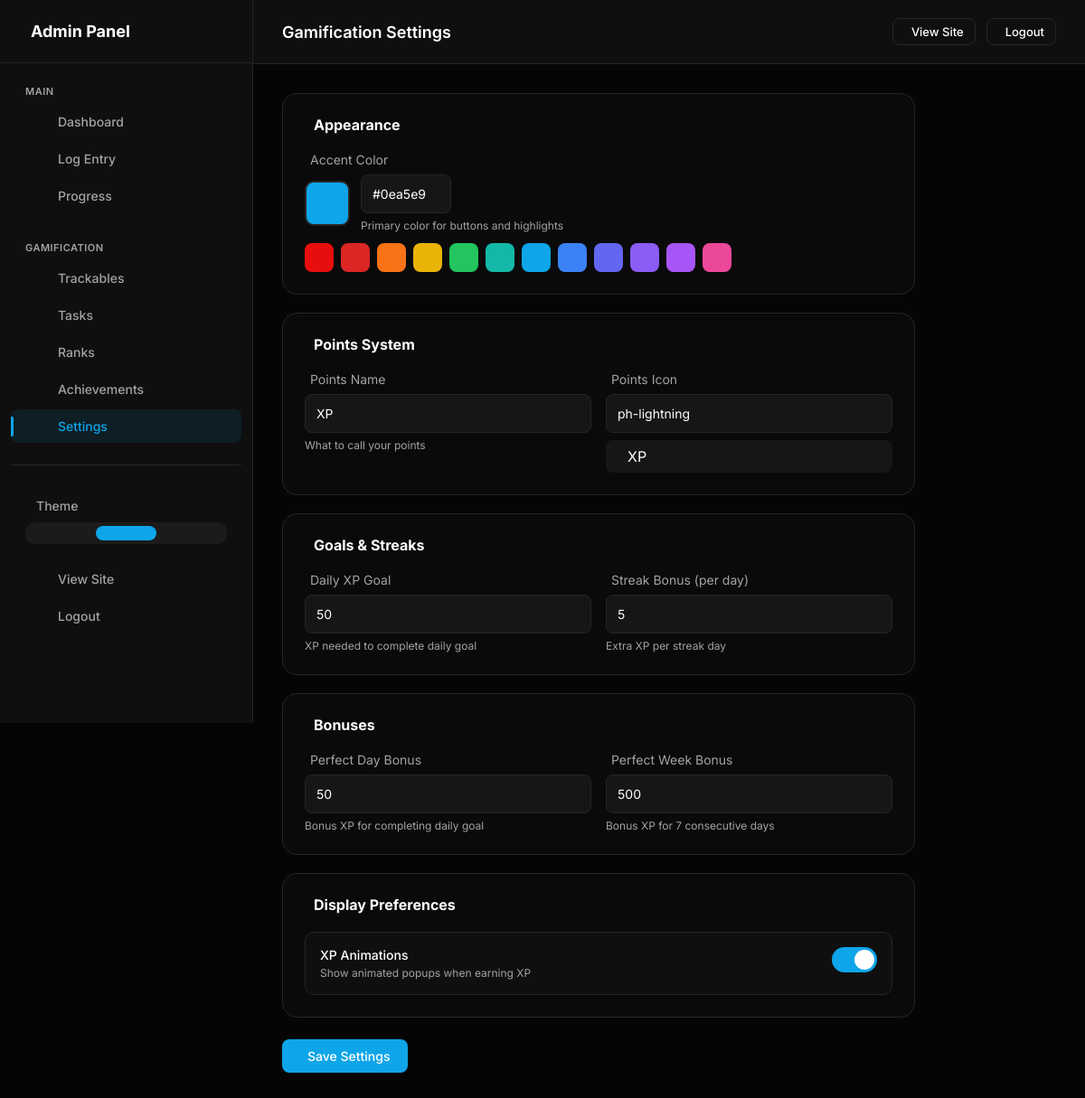
Before: /admin/settings (signed in) with the older database file.
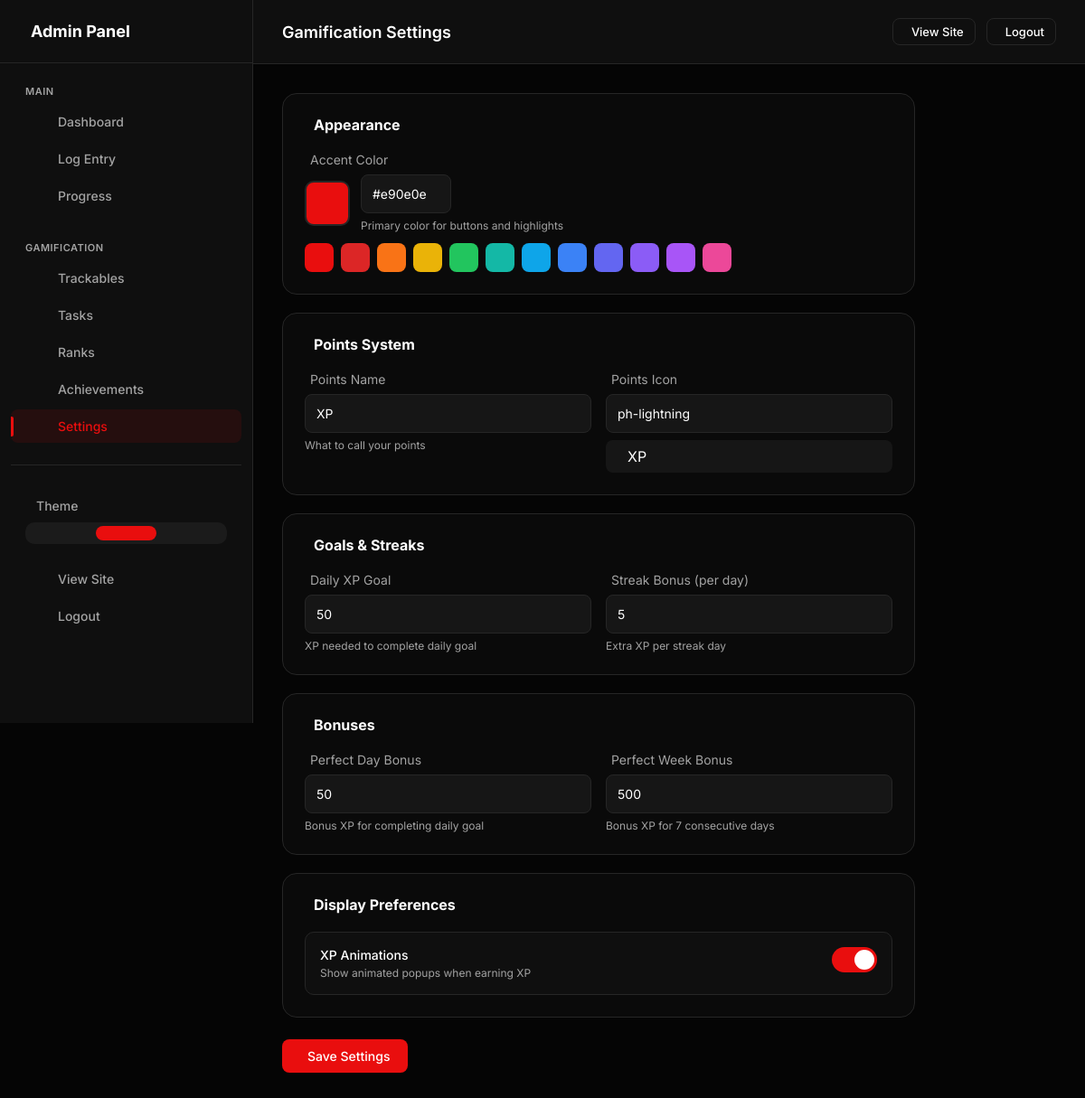
After: the same page with the newer database file.
### models.py (models this page shows, shortened)
class UserSettings(db.Model):
    __tablename__ = 'user_settings'
    id = db.Column(db.Integer, primary_key=True)
    user_id = db.Column(db.Integer, db.ForeignKey('users.id'), nullable=False, unique=True, index=True)
    accent_color = db.Column(db.String(20), default='#e90e0e')
    points_name = db.Column(db.String(20), default='XP')  # "XP", "Points", "Coins", etc.
    points_icon = db.Column(db.String(50), default='ph-lightning')
    daily_xp_goal = db.Column(db.Integer, default=50)
    perfect_day_bonus = db.Column(db.Integer, default=50)
    perfect_week_bonus = db.Column(db.Integer, default=500)
    streak_bonus_per_day = db.Column(db.Integer, default=5)  # Extra XP per streak day
    show_xp_animations = db.Column(db.Boolean, default=True)
    dark_mode = db.Column(db.Boolean, default=True)
    compact_view = db.Column(db.Boolean, default=False)
    created_at = db.Column(db.DateTime, default=datetime.utcnow)
    updated_at = db.Column(db.DateTime, default=datetime.utcnow, onupdate=datetime.utcnow)

### app.py (the view, shortened to what this page needs)
    @app.route('/admin/settings', methods=['GET', 'POST'])
    @admin_required
    def admin_settings():
        settings = UserSettings.query.filter_by(user_id=current_user.id).first()
        if not settings:
            settings = UserSettings(user_id=current_user.id)
            db.session.add(settings)
            db.session.commit()
        return render_template('admin/settings.html', settings=settings)

### templates/admin/settings.html (shortened to what this page needs)
{% extends "admin/base.html" %}
{% block page_title %}Gamification Settings{% endblock %}
{% block content %}
<div class="settings-container">
    <form method="post">
        <div class="settings-section">
            <h3 class="settings-section-title">
                 Appearance
            </h3>
            <div class="form-group">
                <label> Accent Color</label>
                <div style="display: flex; gap: 12px; align-items: center;">
                    <div style="position: relative; width: 50px; height: 50px; border-radius: 10px; border: 2px solid var(--border); overflow: hidden; cursor: pointer;" id="accentPreview">
                    </div>
                    <div>
                        <input type="text" id="accentColorText" value="{{ settings.accent_color if settings.accent_color else '#e90e0e' }}"
                               style="width: 100px;" readonly>
                        <div class="help-text">Primary color for buttons and highlights</div>
                    </div>
                </div>
                <div style="display: flex; gap: 8px; margin-top: 12px; flex-wrap: wrap;">
                    {% set preset_colors = ['#e90e0e', '#dc2626', '#f97316', '#eab308', '#22c55e', '#14b8a6', '#0ea5e9', '#3b82f6', '#6366f1', '#8b5cf6', '#a855f7', '#ec4899'] %}
                    {% for color in preset_colors %}
                    <button type="button" class="color-preset" data-color="{{ color }}"
                            style="width: 32px; height: 32px; border-radius: 8px; border: 2px solid transparent; background: {{ color }}; cursor: pointer;"
                            onclick="setAccentColor('{{ color }}')"></button>
                    {% endfor %}
                </div>
            </div>
        </div>
        <div class="settings-section">
            <h3 class="settings-section-title">
                 Points System
            </h3>
            <div class="form-row">
                <div class="form-group">
                    <label> Points Name</label>
                    <input type="text" name="points_name" value="{{ settings.points_name }}"
                           placeholder="XP, Points, Coins, etc.">
                    <div class="help-text">What to call your points</div>
                </div>
                <div class="form-group">
                    <label> Points Icon</label>
                    <input type="text" name="points_icon" value="{{ settings.points_icon }}"
                           placeholder="ph-lightning">
                    <div class="icon-preview">
                        <span>{{ settings.points_name }}</span>
                    </div>
                </div>
            </div>
        </div>
        <div class="settings-section">
            <h3 class="settings-section-title">
                 Goals & Streaks
            </h3>
            <div class="form-row">
                <div class="form-group">
                    <label> Daily XP Goal</label>
                    <input type="number" name="daily_xp_goal" value="{{ settings.daily_xp_goal }}" min="0">
                    <div class="help-text">XP needed to complete daily goal</div>
                </div>
                <div class="form-group">
                    <label> Streak Bonus (per day)</label>
                    <input type="number" name="streak_bonus_per_day" value="{{ settings.streak_bonus_per_day }}" min="0">
                    <div class="help-text">Extra XP per streak day</div>
                </div>
            </div>
        </div>
        <div class="settings-section">
            <h3 class="settings-section-title">
                 Bonuses
            </h3>
            <div class="form-row">
                <div class="form-group">
                    <label> Perfect Day Bonus</label>
                    <input type="number" name="perfect_day_bonus" value="{{ settings.perfect_day_bonus }}" min="0">
                    <div class="help-text">Bonus XP for completing daily goal</div>
                </div>
                <div class="form-group">
                    <label> Perfect Week Bonus</label>
                    <input type="number" name="perfect_week_bonus" value="{{ settings.perfect_week_bonus }}" min="0">
                    <div class="help-text">Bonus XP for 7 consecutive days</div>
                </div>
            </div>
        </div>
        <div class="settings-section">
            <h3 class="settings-section-title">
                 Display Preferences
            </h3>
            <div class="settings-toggle">
                <div class="toggle-info">
                    <div class="toggle-label">XP Animations</div>
                    <div class="toggle-description">Show animated popups when earning XP</div>
                </div>
                <label class="toggle-switch">
                    <span class="toggle-slider"></span>
                </label>
            </div>
        </div>
        <div class="form-actions">
            <button type="submit" class="btn btn-primary">
                 Save Settings
            </button>
        </div>
    </form>
</div>
{% endblock %}

### templates/admin/base.html (shortened to what this page needs)
<!DOCTYPE html>
<html lang="en">
<head>
</head>
<body>
    {% if current_user.is_authenticated %}
    <div class="admin-layout">
        <aside class="admin-sidebar" id="adminSidebar">
            <div class="sidebar-header">
                <h2> Admin Panel</h2>
            </div>
            <nav class="sidebar-nav">
                <div class="nav-group">
                    <div class="nav-group-label">Main</div>
                    <a href="{{ url_for('admin_dashboard') }}" class="nav-item" data-route="dashboard"><span>Dashboard</span></a>
                    <a href="{{ url_for('admin_log_entry') }}" class="nav-item" data-route="log"><span>Log Entry</span></a>
                    <a href="{{ url_for('admin_progress') }}" class="nav-item" data-route="progress"><span>Progress</span></a>
                </div>
                <div class="nav-group">
                    <div class="nav-group-label">Gamification</div>
                    <a href="{{ url_for('admin_trackables') }}" class="nav-item" data-route="trackable"><span>Trackables</span></a>
                    <a href="{{ url_for('admin_daily_tasks') }}" class="nav-item" data-route="daily-task"><span>Tasks</span></a>
                    <a href="{{ url_for('admin_ranks') }}" class="nav-item" data-route="ranks"><span>Ranks</span></a>
                    <a href="{{ url_for('admin_achievements') }}" class="nav-item" data-route="achievement"><span>Achievements</span></a>
                    <a href="{{ url_for('admin_settings') }}" class="nav-item" data-route="settings"><span>Settings</span></a>
                </div>
                <div class="nav-group" style="margin-top: auto; padding-top: 24px; border-top: 1px solid var(--border);">
                    <div class="theme-toggle-wrapper">
                        <div class="theme-toggle-label">
                            <span>Theme</span>
                        </div>
                        <div class="theme-toggle-options">
                            <button class="theme-option" data-theme="light" title="Light">
                            </button>
                            <button class="theme-option" data-theme="dark" title="Dark">
                            </button>
                            <button class="theme-option" data-theme="system" title="System">
                            </button>
                        </div>
                    </div>
                    <a href="{{ url_for('index') }}" class="nav-item"><span>View Site</span></a>
                    <a href="{{ url_for('admin_logout') }}" class="nav-item"><span>Logout</span></a>
                </div>
            </nav>
        </aside>
        <div class="admin-main">
            <header class="admin-header">
                <div>
                    <h1 style="font-size: 18px; font-weight: 600;">{% block page_title %}Admin Panel{% endblock %}</h1>
                </div>
                <div style="display: flex; gap: 12px; align-items: center;">
                    <a href="{{ url_for('index') }}" class="btn btn-outline btn-sm">View Site</a>
                    <a href="{{ url_for('admin_logout') }}" class="btn btn-outline btn-sm">Logout</a>
                </div>
            </header>
            <main class="admin-content">
                {% block content %}{% endblock %}
            </main>
        </div>
    </div>
    {% endif %}
</body>
</html>

### templates/admin/base.html (style rules this page uses)
:root, [data-theme="dark"] { --bg-body: #050505; --bg-card: #0f0f0f; --bg-card-hover: #141414; --border: #262626; --accent: #e90e0e; --accent-rgb: 233, 14, 14; --accent-hover: #c70202; --text-main: #ffffff; --text-muted: #a3a3a3; --font-sans: 'Inter', sans-serif; --font-mono: 'JetBrains Mono', monospace; --success: #10b981; --warning: #f59e0b; --danger: #ef4444; }
[data-theme="light"] { --bg-body: #f5f5f5; --bg-card: #ffffff; --bg-card-hover: #fafafa; --border: #e5e5e5; --accent: #dc2626; --accent-hover: #b91c1c; --text-main: #171717; --text-muted: #737373; }
@media (prefers-color-scheme: light) { [data-theme="system"] { --bg-body: #f5f5f5; --bg-card: #ffffff; --bg-card-hover: #fafafa; --border: #e5e5e5; --accent: #dc2626; --accent-hover: #b91c1c; --text-main: #171717; --text-muted: #737373; } }
* { margin: 0; padding: 0; box-sizing: border-box; }
body { background-color: var(--bg-body); color: var(--text-main); font-family: var(--font-sans); overflow-x: hidden; -webkit-font-smoothing: antialiased; min-height: 100vh; }
a { text-decoration: none; color: inherit; transition: 0.3s; }
button { border: none; background: none; cursor: pointer; font-family: inherit; }
.admin-layout { display: flex; min-height: 100vh; }
.admin-sidebar { width: 280px; background: var(--bg-card); border-right: 1px solid var(--border); position: fixed; left: 0; top: 0; height: 100vh; overflow-y: auto; transition: transform 0.3s ease; z-index: 100; }
.sidebar-header { padding: 24px; border-bottom: 1px solid var(--border); display: flex; align-items: center; gap: 12px; }
.sidebar-header h2 { font-size: 18px; font-weight: 700; display: flex; align-items: center; gap: 10px; }
.sidebar-nav { padding: 16px 12px; }
.nav-group { margin-bottom: 24px; }
.nav-group-label { font-size: 11px; text-transform: uppercase; letter-spacing: 0.5px; color: var(--text-muted); padding: 8px 16px; font-weight: 600; }
.nav-item { display: flex; align-items: center; gap: 12px; padding: 10px 16px; border-radius: 8px; color: var(--text-muted); transition: all 0.2s; margin-bottom: 4px; font-size: 14px; font-weight: 500; position: relative; }
.nav-item.active { background: rgba(var(--accent-rgb), 0.1); color: var(--accent); }
.nav-item.active::before { content: ''; position: absolute; left: 0; top: 50%; transform: translateY(-50%); width: 3px; height: 60%; background: var(--accent); border-radius: 0 2px 2px 0; }
.theme-toggle-wrapper { padding: 12px 16px; margin-bottom: 8px; }
.theme-toggle-label { display: flex; align-items: center; gap: 12px; font-size: 14px; font-weight: 500; color: var(--text-muted); margin-bottom: 10px; }
.theme-toggle-options { display: flex; gap: 6px; background: rgba(255,255,255,0.05); padding: 4px; border-radius: 10px; }
.theme-option { flex: 1; padding: 8px; border: none; background: transparent; color: var(--text-muted); border-radius: 8px; cursor: pointer; transition: all 0.2s; display: flex; align-items: center; justify-content: center; font-size: 18px; }
.theme-option.active { background: var(--accent); color: #fff; }
.admin-main { flex: 1; margin-left: 280px; min-height: 100vh; position: relative; z-index: 1; overflow-x: hidden; max-width: calc(100vw - 280px); }
.admin-header { background: var(--bg-card); border-bottom: 1px solid var(--border); padding: 20px 32px; position: sticky; top: 0; z-index: 90; display: flex; justify-content: space-between; align-items: center; }
.admin-content { padding: 32px; overflow-x: hidden; max-width: 100%; box-sizing: border-box; }
.btn { padding: 10px 20px; border-radius: 8px; font-size: 14px; font-weight: 500; transition: all 0.3s ease; display: inline-flex; align-items: center; gap: 8px; cursor: pointer; border: none; }
.btn-primary { background: var(--accent); color: #fff; }
.btn-outline { border: 1px solid var(--border); color: var(--text-main); background: transparent; }
.btn-sm { padding: 6px 12px; font-size: 13px; }
input[type="text"], input[type="password"], input[type="email"], input[type="url"], input[type="number"], input[type="date"], input[type="time"], input[type="datetime-local"], textarea, select { width: 100%; padding: 12px; background: rgba(255,255,255,0.05); border: 1px solid var(--border); border-radius: 8px; color: var(--text-main); font-size: 14px; font-family: inherit; box-sizing: border-box; }
label { display: block; margin-bottom: 8px; color: var(--text-muted); font-size: 14px; }

Changed rows visible on the page:
changed UserSettings "XP": accent_color "#0ea5e9" → "#e90e0e"
